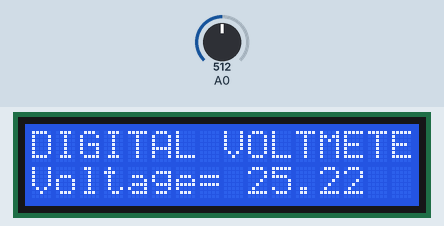
This sketch was run on a simulated Arduino Uno, built with avr-gcc and run on an emulated ATmega328P. On the bench: 16×2 character LCD. Inputs (shaded band) come from the test bench; at power-on: A0 = 512. What the sketch prints to the serial monitor is not drawn.

Above: at 1.2 s.
1.3 s: A0 set to 716
At 2.2 s:
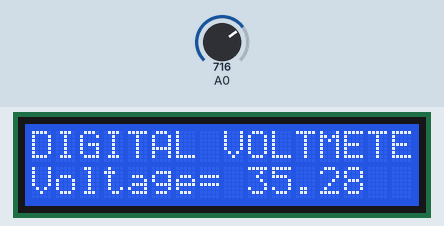
3.0 s: A0 set to 900
At 3.9 s:
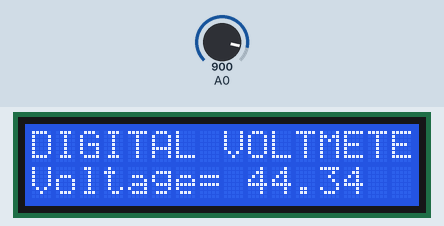
4.5 s: A0 set to 1023
At 5.5 s:
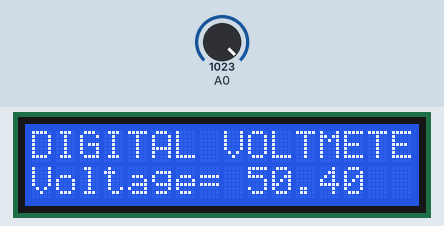
Timing chart, 0 to 7.5 s (numbered marks = the images above; inputs shaded):
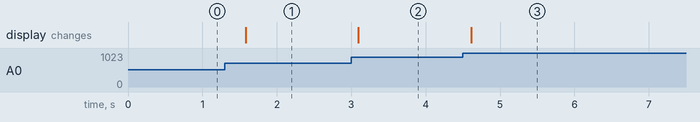

The sketch:

voltmeter.ino
```cpp
#include "LiquidCrystal.h"

LiquidCrystal lcd(8, 9, 4, 5, 6, 7);

float input_voltage = 0.0;
float temp=0.0;
float r1=90900.0;
float r2=10000.0;


void setup()
{
   Serial.begin(9600);     //  opens serial port, sets data rate to 9600 bps
   lcd.begin(16, 2);       //// set up the LCD's number of columns and rows:
   lcd.print("DIGITAL VOLTMETER");
}
void loop()
{

//Conversion formula

   int analog_value = analogRead(A0);
    temp = (analog_value * 5.0) / 1024.0;
   input_voltage = temp / (r2/(r1+r2));

   if (input_voltage < 0.1)
   {
     input_voltage=0.0;

   }
    Serial.print("v= ");
    Serial.println(input_voltage);
    lcd.setCursor(0, 1);
    lcd.print("Voltage= ");
    lcd.print(input_voltage);
    delay(300);
}
```

Measured:
- after the input at 1.3 s, the display: changes after 0.28 s (image 1)
- after the input at 3.0 s, the display: changes after 0.10 s (image 2)
- after the input at 4.5 s, the display: changes after 0.11 s (image 3)
